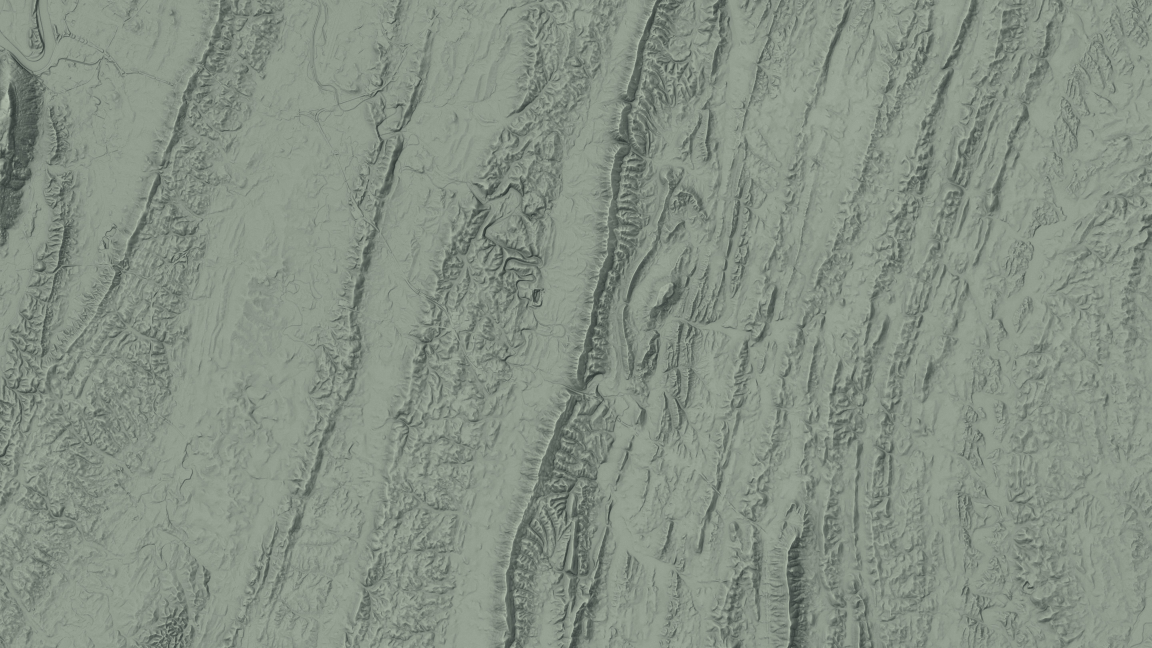
#> input picture cleburne/assets/ringgold_hd_lift_plain.jpg, 5760 x 3240 px, given in place of wx_dv2_0a.jpg, which was not available (shown at 1/5 size)
$ python drift_sheet_v2.py ../../cleburne/assets/ringgold_hd_lift_plain.jpg ../../cleburne/assets/tunnel_hd_lift_plain.jpg
#> lines starting #> are read from the running program, lines starting #| are printed output that depends on the picture
"""v2 drift sheet: this film (left) vs the owner-APPROVED TESTS (right): gm3d clip v8 (look), v6 (clouds/opening), troops v14.
usage: python3 washington/tools/drift_sheet_v2.py RENDER_DIR TAG -> washington/critics/drift_v2_<TAG>.jpg"""
import subprocess, sys
from PIL import Image, ImageDraw, ImageFont
RD, TAG = sys.argv[1], sys.argv[2]; R = "/home/user/battle-maps"; V = f"{R}/washington"
C8, C6, T14 = f"{R}/research/style_tests/gm3d/clip/gm3d_clip_v8_share.mp4", f"{R}/research/style_tests/gm3d/clip/gm3d_clip_v6_share.mp4", f"{R}/vicksburg/troops_test_v14_share.mp4"
F = ImageFont.truetype(f"{V}/tools/oswald-latin-700-normal.ttf", 22)
PAIRS = [("S01", 3.0, C6, 5.0, "opening: wide map + clouds"), ("S04", 22.8, C8, 3.0, "wide map: legend, timeline, plate"),
         ("S03", 65.2, C8, 35.0, "close summer: clock, carved name"), ("S03", 130.7, C8, 60.5, "result ledger top-right"),
         ("S05", 100.0, C8, 60.5, "close winter: Trenton"), ("S07", 75.9, T14, 40.0, "battle: line blocks, volleys")]
W, H = 960, 540
sh = Image.new("RGB", (2 * W + 30, len(PAIRS) * (H + 40) + 10), (20, 20, 20)); d = ImageDraw.Draw(sh)
#> after `sh = Image.new('RGB', (2 * W + 30, len(PAIRS) * (H + 40) + 10), (20, 2`: sh: PIL image 1950x3490 RGB; every value is 20
def grab(src, t, out):
#> called with t = 3, out = '/tmp/wx_dv2_0a.jpg'
    subprocess.run(["ffmpeg", "-v", "error", "-y", "-ss", str(t), "-i", src, "-frames:v", "1", "-vf", f"scale={W}:{H}", out], check=True)
#> (this line was passed over: subprocess is not available in this run)
    return Image.open(out).convert("RGB")
#> returned value is the input picture: PIL image 5760x3240 RGB; mean R, G, B 134.2, 144.6, 132.5
for i, (s, t, ref, rt, what) in enumerate(PAIRS):
    y = i * (H + 40) + 40
    sh.paste(grab(f"{RD}/{s}.mp4", t, f"/tmp/wx_dv2_{i}a.jpg"), (10, y)); sh.paste(grab(ref, rt, f"/tmp/wx_dv2_{i}b.jpg"), (W + 20, y))
#> after `sh.paste(grab(f'{RD}/{s}.mp4', t, f'/tmp/wx_dv2_{i}a.jpg'), (10, y))`:
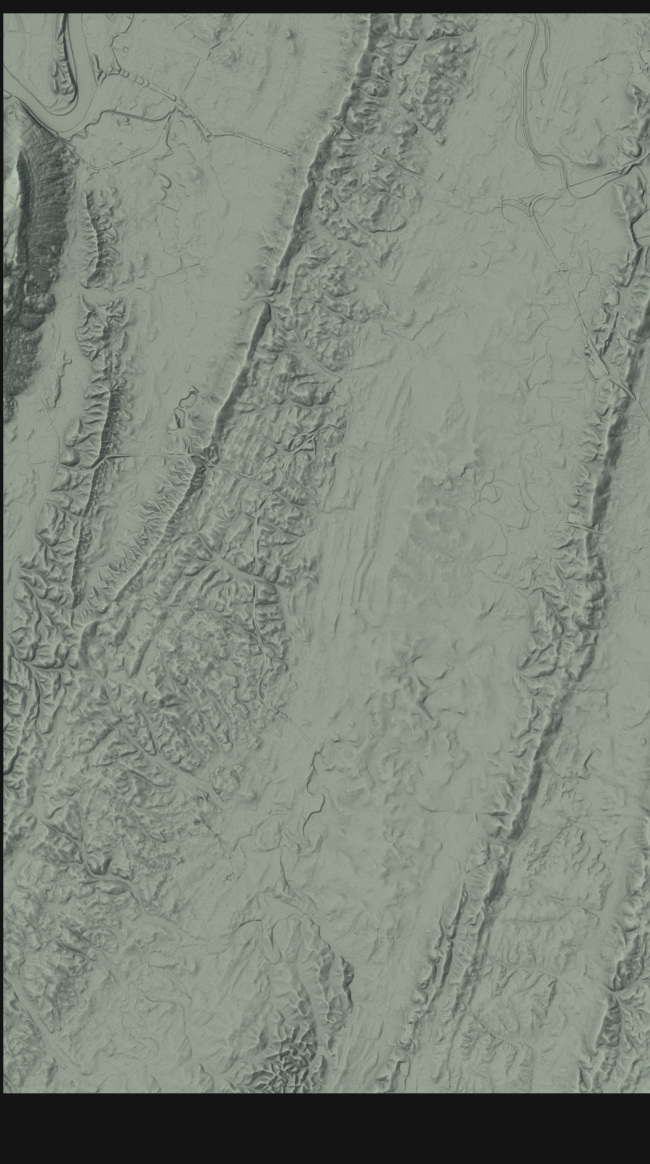
#> sh: PIL image 1950x3490 RGB (shown at 1/3 size); mean R, G, B 126.4, 136.1, 124.8
#> call 2 of grab, with t = 5, out = '/tmp/wx_dv2_0b.jpg'
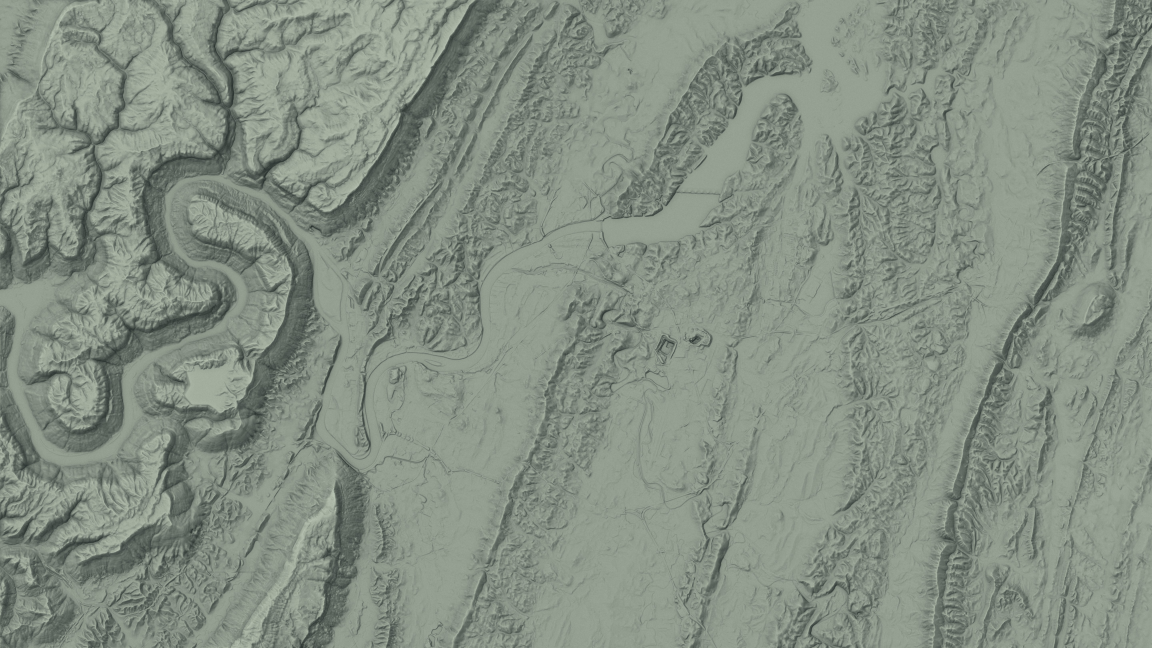
#> input picture cleburne/assets/tunnel_hd_lift_plain.jpg, 5760 x 3240 px, given in place of wx_dv2_0b.jpg, which was not available (shown at 1/5 size)
#> in grab, returned value is the input picture: PIL image 5760x3240 RGB; mean R, G, B 132.5, 143, 131.1
#> after `sh.paste(grab(ref, rt, f'/tmp/wx_dv2_{i}b.jpg'), (W + 20, y))`:
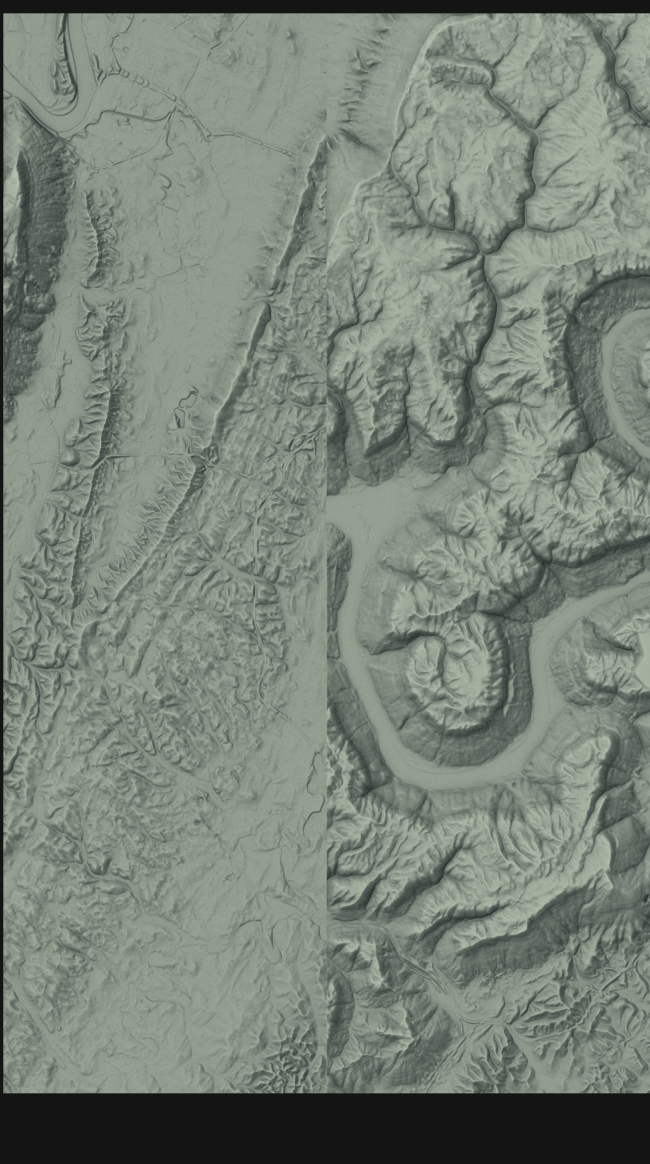
#> sh: PIL image 1950x3490 RGB (shown at 1/3 size); mean R, G, B 121.3, 130.9, 120.2
#> (the run stopped early here; a loop or call above may not have finished)
